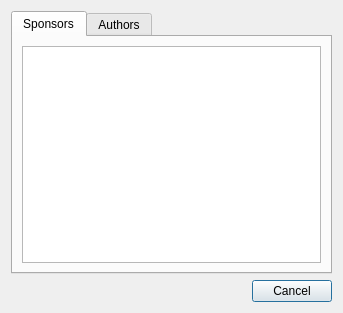
<?xml version="1.0" encoding="UTF-8"?>
<ui version="4.0">
 <class>DialogCredits</class>
 <widget class="QDialog" name="DialogCredits">
  <property name="geometry">
   <rect>
    <x>0</x>
    <y>0</y>
    <width>343</width>
    <height>313</height>
   </rect>
  </property>
  <property name="windowTitle">
   <string>Credits</string>
  </property>
  <property name="windowIcon">
   <iconset resource="../share/resources/icon.qrc">
    <normaloff>:/icon/64x64/icon64x64.png</normaloff>:/icon/64x64/icon64x64.png</iconset>
  </property>
  <layout class="QVBoxLayout" name="verticalLayout_3">
   <item>
    <widget class="QTabWidget" name="tabWidget">
     <property name="currentIndex">
      <number>0</number>
     </property>
     <widget class="QWidget" name="tabSponsors">
      <attribute name="title">
       <string>Sponsors</string>
      </attribute>
      <layout class="QVBoxLayout" name="verticalLayout_2">
       <item>
        <widget class="QPlainTextEdit" name="plainTextEditSponsors">
         <property name="readOnly">
          <bool>true</bool>
         </property>
        </widget>
       </item>
      </layout>
     </widget>
     <widget class="QWidget" name="tabAuthors">
      <attribute name="title">
       <string>Authors</string>
      </attribute>
      <layout class="QVBoxLayout" name="verticalLayout">
       <item>
        <widget class="QPlainTextEdit" name="plainTextEditAuthors">
         <property name="readOnly">
          <bool>true</bool>
         </property>
         <property name="plainText">
          <string/>
         </property>
        </widget>
       </item>
      </layout>
     </widget>
    </widget>
   </item>
   <item>
    <widget class="QDialogButtonBox" name="buttonBox">
     <property name="orientation">
      <enum>Qt::Orientation::Horizontal</enum>
     </property>
     <property name="standardButtons">
      <set>QDialogButtonBox::StandardButton::Cancel</set>
     </property>
    </widget>
   </item>
  </layout>
 </widget>
 <resources>
  <include location="../share/resources/icon.qrc"/>
 </resources>
 <connections>
  <connection>
   <sender>buttonBox</sender>
   <signal>accepted()</signal>
   <receiver>DialogCredits</receiver>
   <slot>accept()</slot>
   <hints>
    <hint type="sourcelabel">
     <x>248</x>
     <y>254</y>
    </hint>
    <hint type="destinationlabel">
     <x>157</x>
     <y>274</y>
    </hint>
   </hints>
  </connection>
  <connection>
   <sender>buttonBox</sender>
   <signal>rejected()</signal>
   <receiver>DialogCredits</receiver>
   <slot>reject()</slot>
   <hints>
    <hint type="sourcelabel">
     <x>316</x>
     <y>260</y>
    </hint>
    <hint type="destinationlabel">
     <x>286</x>
     <y>274</y>
    </hint>
   </hints>
  </connection>
 </connections>
</ui>
